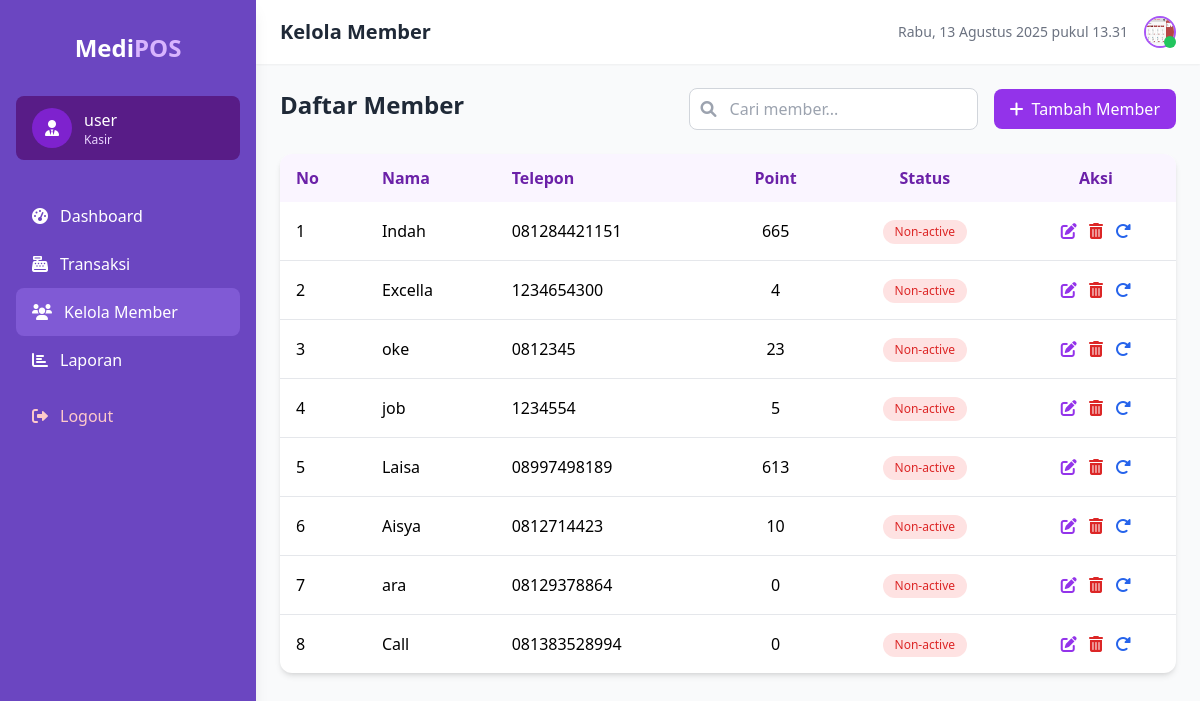
Screenshot of /cashier/manage_member.php (signed in) with the database file from the repository.
### tables this page shows
CREATE TABLE `member` (
  `id` int(11) NOT NULL,
  `name` varchar(100) NOT NULL,
  `phone` varchar(20) NOT NULL,
  `point` int(11) NOT NULL DEFAULT 0,
  `status` enum('active','non-active') NOT NULL,
  `last_active` timestamp NOT NULL DEFAULT current_timestamp() ON UPDATE current_timestamp(),
  `inactive_duration` int(11) DEFAULT 30,
  `duration_unit` enum('MINUTE','HOUR','DAY','MONTH') DEFAULT 'DAY'
);

### cashier/manage_member.php (the view, shortened to what this page needs)
<?php
include '../service/connection.php';
$email = $_SESSION['email'];
$query = mysqli_query($conn, "SELECT * FROM admin WHERE email = '$email'");
$admin = mysqli_fetch_assoc($query);
$username = $admin['username'];
$image = !empty($admin['image']) ? '../uploads/' . $admin['image'] : 'default.jpg';
$query = "SELECT * FROM member ORDER BY id ASC";
$members = mysqli_query($conn, $query);
if (!$members) {
    error_log("Failed to fetch members: " . mysqli_error($conn));
    $members = [];
} else {
    $members = mysqli_fetch_all($members, MYSQLI_ASSOC);
}
?>
<!DOCTYPE html>
<html lang="en">
<head>
    <script src="https://cdn.tailwindcss.com"></script>
    <link href="https://cdnjs.cloudflare.com/ajax/libs/font-awesome/6.0.0-beta3/css/all.min.css" rel="stylesheet">
</head>
<body class="bg-gray-50">
    <div class="flex h-screen">
        <div class="sidebar w-64 px-4 py-8 shadow-lg fixed h-full">
            <div class="flex items-center justify-center mb-8">
                <h1 class="text-2xl font-bold">
                    <span class="text-white">Medi</span><span class="text-purple-300">POS</span>
                </h1>
            </div>
            <div class="flex items-center px-4 py-3 mb-6 rounded-lg bg-purple-900">
                <div class="w-10 h-10 rounded-full bg-purple-700 flex items-center justify-center">
                    <i class="fas fa-user-tie text-white"></i>
                </div>
                <div class="ml-3">
                    <p class="font-medium text-white"><?= htmlspecialchars($username) ?></p>
                    <p class="text-xs text-purple-200">Kasir</p>
                </div>
            </div>
            <nav class="mt-8">
                <a href="dashboard.php" class="flex items-center px-4 py-3 rounded-lg hover:bg-purple-800">
                    <i class="fas fa-tachometer-alt mr-3"></i>
                    Dashboard
                </a>
                <a href="transaksi.php" class="flex items-center px-4 py-3 rounded-lg hover:bg-purple-800">
                    <i class="fas fa-cash-register mr-3"></i>
                    Transaksi
                </a>
                <a href="manage_member.php" class="flex items-center px-4 py-3 rounded-lg nav-active">
                    <i class="fas fa-users mr-3"></i>
                    Kelola Member
                </a>
                <a href="reports.php" class="flex items-center px-4 py-3 rounded-lg hover:bg-purple-800">
                    <i class="fas fa-chart-bar mr-3"></i>
                    Laporan
                </a>
                <a href="../service/logout.php" class="flex items-center px-4 py-0 rounded-lg hover:bg-purple-800 mt-5 text-red-200">
                    <i class="fas fa-sign-out-alt mr-3"></i>
                    Logout
                </a>
            </nav>
        </div>
        <div class="ml-64 flex-1 overflow-y-auto">
            <header class="bg-white shadow-sm">
                <div class="flex justify-between items-center px-6 py-4">
                    <h2 class="text-xl font-semibold text-gray-800">Kelola Member</h2>
                    <div class="flex items-center space-x-4">
                        <span class="text-sm text-gray-500" id="currentDateTime"></span>
                        <div class="relative">
                            <a href="profile.php">
                                <img src="<?= $image ?>"
                                     alt="Profile"
                                     class="w-8 h-8 rounded-full border-2 border-purple-500 cursor-pointer">
                                <span class="absolute bottom-0 right-0 w-3 h-3 bg-green-500 rounded-full"></span>
                            </a>
                        </div>
                    </div>
                </div>
            </header>
            <main class="p-6">
                <div class="flex justify-between items-center mb-6">
                    <h2 class="text-2xl font-bold mb-2 text-gray-800">Daftar Member</h2>
                    <div class="flex items-center space-x-4">
                        <div class="relative">
                            <i class="fas fa-search absolute left-3 top-1/2 transform -translate-y-1/2 text-gray-400"></i>
                            <input type="text" id="searchMember" placeholder="Cari member..."
                                   class="pl-10 pr-4 py-2 border border-gray-300 rounded-lg focus:outline-none focus:ring-2 focus:ring-purple-500 focus:border-transparent">
                        </div>
                        <a href="manage_member.php?add=1" class="bg-purple-600 hover:bg-purple-700 text-white px-4 py-2 rounded-lg flex items-center space-x-2 transition">
                            <i class="fas fa-plus"></i>
                            <span>Tambah Member</span>
                        </a>
                    </div>
                </div>
                <div class="bg-white rounded-xl shadow-md overflow-hidden">
                    <div class="overflow-x-auto">
                        <table class="w-full">
                            <thead class="bg-purple-50 text-purple-800">
                                <tr>
                                    <th class="py-3 px-4 text-left">No</th>
                                    <th class="py-3 px-4 text-left">Nama</th>
                                    <th class="py-3 px-4 text-left">Telepon</th>
                                    <th class="py-3 px-4 text-center">Point</th>
                                    <th class="py-3 px-4 text-center">Status</th>
                                    <th class="py-3 px-4 text-center">Aksi</th>
                                </tr>
                            </thead>
                            <tbody class="divide-y divide-gray-200">
                                <?php if (!empty($members)): ?>
                                    <?php foreach ($members as $index => $member): ?>
                                        <tr class="table-row">
                                            <td class="py-4 px-4"><?= $index + 1 ?></td>
                                            <td class="py-4 px-4 font-medium member-name"><?= htmlspecialchars($member['name']) ?></td>
                                            <td class="py-4 px-4 member-phone"><?= htmlspecialchars($member['phone']) ?></td>
                                            <td class="py-4 px-4 text-center"><?= number_format($member['point']) ?></td>
                                            <td class="py-4 px-4 text-center">
                                                <span class="inline-block px-3 py-1 rounded-full text-xs font-medium <?= $member['status'] == 'active' ? 'badge-active' : 'badge-inactive' ?>">
                                                    <?= ucfirst($member['status']) ?>
                                                </span>
                                            </td>
                                            <td class="py-4 px-4 text-center space-x-2">
                                                <a href="manage_member.php?edit=<?= $member['id'] ?>" class="inline-block text-purple-600 hover:text-purple-800 transition" title="Edit">
                                                    <i class="fas fa-edit"></i>
                                                </a>
                                                <form action="proses_member.php" method="POST" class="inline" onsubmit="return confirm('Apakah Anda yakin ingin menghapus member ini?')">
                                                    <button type="submit" name="hapus"
                                                        class="text-red-600 hover:text-red-800 transition <?= $member['status'] == 'active' ? 'opacity-50 cursor-not-allowed' : '' ?>"
                                                        title="Hapus"
                                                        <?= $member['status'] == 'active' ? 'disabled' : '' ?>>
                                                        <i class="fas fa-trash-alt"></i>
                                                    </button>
                                                </form>
                                                <?php if ($member['status'] == 'non-active'): ?>
                                                    <form action="proses_member.php" method="POST" class="inline">
                                                        <button type="submit" name="activate" class="text-blue-600 hover:text-blue-800 transition" title="Aktifkan">
                                                            <i class="fas fa-redo-alt"></i>
                                                        </button>
                                                    </form>
                                                <?php endif; ?>
                                            </td>
                                        </tr>
                                    <?php endforeach; ?>
                                <?php endif; ?>
                            </tbody>
                        </table>
                    </div>
                </div>
            </main>
        </div>
    </div>
</body>
</html>

### cashier/manage_member.php (style rules this page uses)
body { font-family: 'Segoe UI', Tahoma, Geneva, Verdana, sans-serif; background-color: #f8fafc; }
.sidebar { background-color: #6b46c1; color: white; }
.nav-active { background-color: #805ad5; }
.badge-inactive { background-color: #fee2e2; color: #dc2626; }

### rows the page displays
member: name "Indah", phone "081284421151", point "665", status "Non-active"
member: name "Excella", phone "1234654300", point "4", status "Non-active"
member: name "oke", phone "0812345", point "23", status "Non-active"
member: name "job", phone "1234554", point "5", status "Non-active"
member: name "Laisa", phone "08997498189", point "613", status "Non-active"
member: name "Aisya", phone "0812714423", point "10", status "Non-active"
member: name "ara", phone "08129378864", point "0", status "Non-active"
member: name "Call", phone "081383528994", point "0", status "Non-active"

### other values shown
$username "user"
